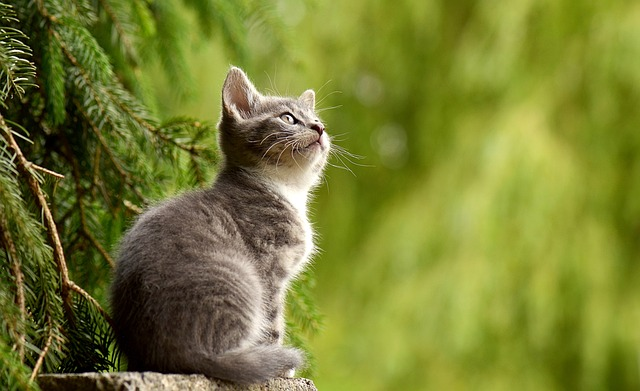
#> input picture Input/cat.jpg, 640 x 391 px, found by its file name
$ python 24.blackhat.py
#> lines starting #> are read from the running program, lines starting #| are printed output that depends on the picture
#Implement the Black hat technique as a Morphological operation to dilate the foreground regions based on Open CV.


import cv2
import numpy as np
img = cv2.imread("D:\Workspace (VS Code)\College\Slot-B-Computer Vision\Input\cat.jpg",
cv2.IMREAD_GRAYSCALE)
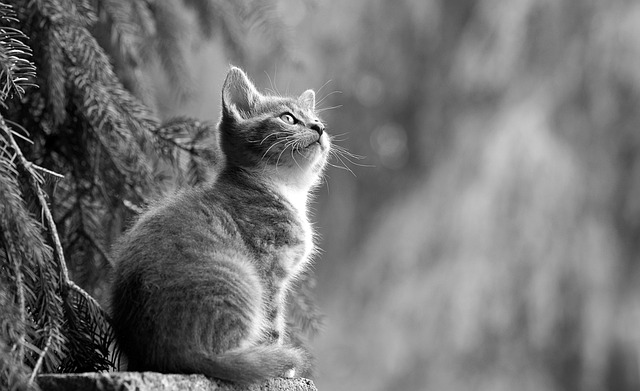
#> img: shape (391, 640); min 0, max 255, mean 115.1
kernel = np.ones((5,5), np.uint8)
blackhat = cv2.morphologyEx(img, cv2.MORPH_BLACKHAT, kernel)
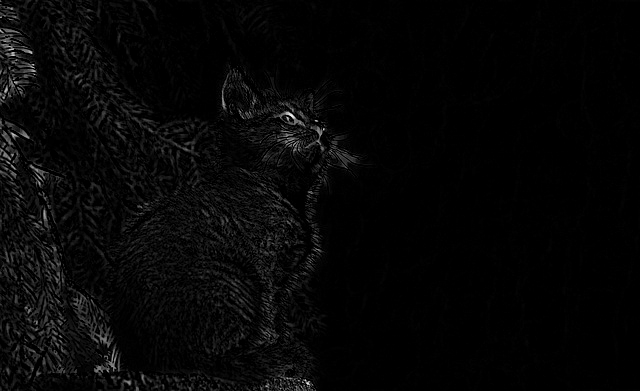
#> blackhat: shape (391, 640); min 0, max 245, mean 6.4
cv2.imshow("Original", img)
cv2.imshow("Black Hat", blackhat)
cv2.waitKey(0)
cv2.destroyAllWindows()
